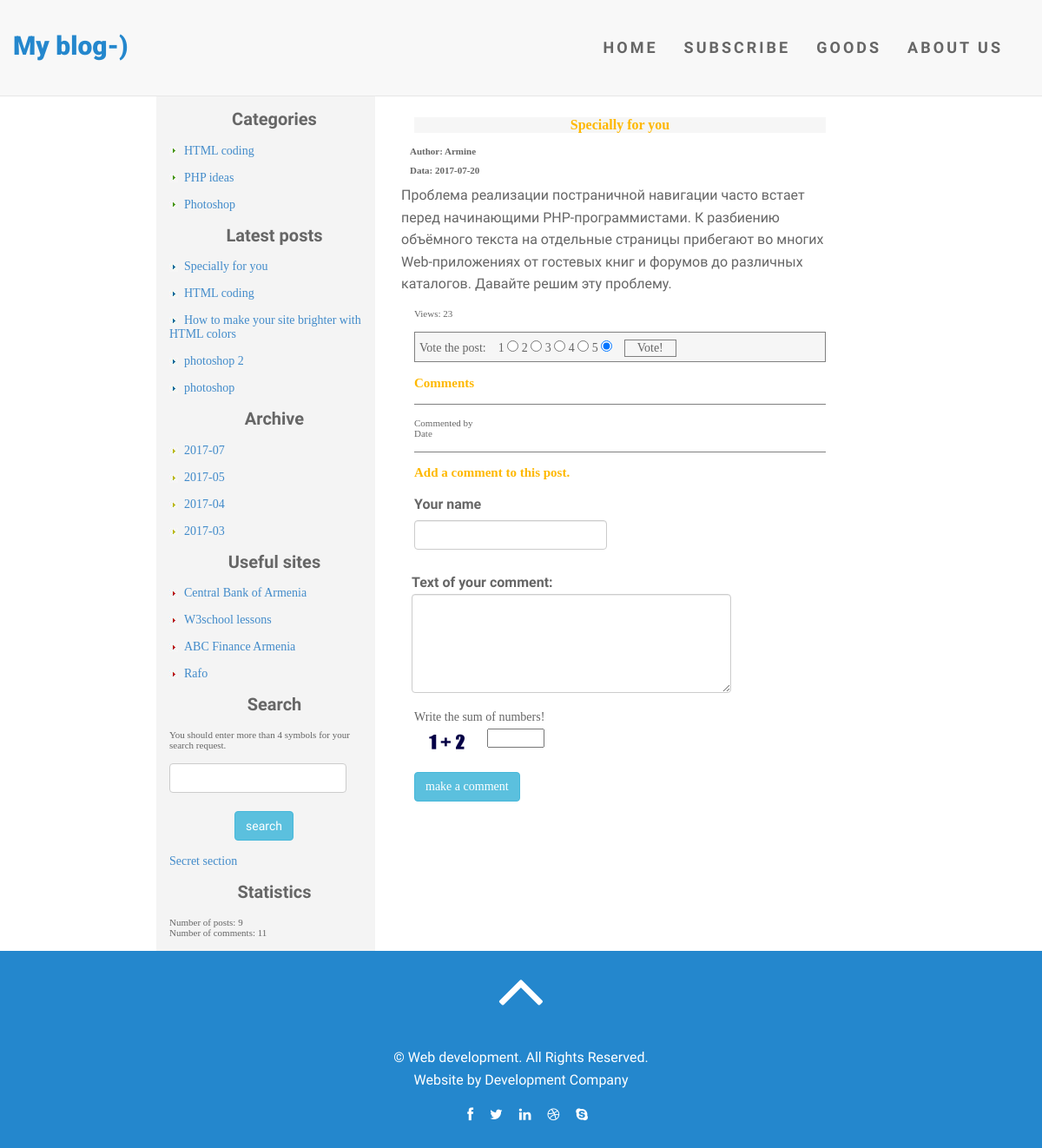
Page /view_post.php?id=11 on the committed database.
### tables this page shows
CREATE TABLE `categories` (
  `id` int(2) NOT NULL,
  `title` varchar(255) NOT NULL,
  `meta_d` varchar(255) NOT NULL,
  `meta_k` varchar(255) NOT NULL,
  `text` text NOT NULL
);

CREATE TABLE `data` (
  `id` int(5) NOT NULL,
  `cat` int(1) NOT NULL,
  `meta_d` varchar(255) NOT NULL,
  `meta_k` varchar(255) NOT NULL,
  `description` text NOT NULL,
  `text` text NOT NULL,
  `view` int(7) NOT NULL,
  `author` varchar(100) NOT NULL,
  `date` date NOT NULL,
  `mini_img` varchar(255) NOT NULL,
  `title` varchar(255) NOT NULL,
  `secret` int(1) DEFAULT '0',
  `rating` int(10) NOT NULL DEFAULT '5',
  `q_vote` int(10) NOT NULL DEFAULT '1'
);

CREATE TABLE `friends` (
  `id` int(11) NOT NULL,
  `link` varchar(255) NOT NULL,
  `title` varchar(255) NOT NULL
);

CREATE TABLE `comments_setting` (
  `id` int(1) NOT NULL,
  `img` varchar(255) NOT NULL,
  `sum` int(5) NOT NULL
);

### view_post.php (the view, shortened to what this page needs)
<?php
include("blocks/db.php");
if (isset($_GET['id'])) {
    $id = $_GET['id'];
}
$result = mysqli_query($db, "SELECT * FROM data WHERE id='$id'");
if (mysqli_num_rows($result) > 0) {
    $myrow = mysqli_fetch_array($result);
}
else {
    echo "<p>There is no data in the database</p>";
    exit();
}
?>
<link href="css/bootstrap.min.css" rel="stylesheet">
<link href="css/bootstrap.min.css" rel="stylesheet">
<link rel="stylesheet" href="css/font-awesome.min.css">
<link href="css/animate.min.css" rel="stylesheet">
<link href="css/animate.css" rel="stylesheet" />
<link href="css/prettyPhoto.css" rel="stylesheet">
<link href="css/style.css" rel="stylesheet">
<div class="main_border">
    <?php include("blocks/header.php"); ?>
    <div id="main">
        <?php include ("blocks/left.php"); ?>
        <div id="right">
            <?php $n = 0;
            include ('blocks/nav.php');
            ?>
            <?php
            printf("<p class='post_title2'>%s</p><p class='post_adds2'>Author: %s</p><p class='post_adds2'>Data: %s</p>%s<p class='post_view'>Views: %s</p>",$myrow['title'],$myrow['author'],$myrow['date'],$myrow['text'],
                $myrow['view']);
            ?>
            <form action="vote_res.php" method="post" name="vv">
                <p class="pvote">Vote the post: &nbsp;&nbsp; 1
                <input name="score" type="radio" value="1">
                    2 <input name="score" type="radio" value="2">
                    3 <input name="score" type="radio" value="3">
                    4 <input name="score" type="radio" value="4">
                    5 <input name="score" type="radio" value="5" checked>
                <input type="submit" name="submit" class='sub_vote' value="Vote!"></p>
            </form>
            <?php
            echo "<p class='post_comment'>Comments</p>";
            $result3 = mysqli_query($db, "SELECT * FROM comments WHERE post='$id'");
                $myrow3 = mysqli_fetch_array($result3);
                do {
                    printf("<div class='post_div'><p class='post_comment_add'>Commented by <strong>%s</strong><br>Date <strong>%s</strong></p><p>%s</p></div>",$myrow3['author'], $myrow3['date'], $myrow3['text']);
                }
                while ($myrow3 = mysqli_fetch_array($result3));
                $result4 = mysqli_query($db,'SELECT img FROM comments_setting');
                $myrow4 = mysqli_fetch_array($result4);
            ?>
            <p class='post_comment'>Add a comment to this post.</p>
            <form action="comment.php" method="post" name="form_com">
                <div class="form-group">
                    <div class="col-xs-6">
                    <label for="usr">Your name</label>
                <input name="author" type="text" size="20" maxlength="30" class="form-control" id="usr"><br>
                </div>
                </div>
                <p>
                <div class="form-group text">
                    <label>Text of your comment:<br>
                        <textarea name="text" cols="40" rows="5" class="form-control"></textarea>
                    </label>
                </div>
                </p>
                <p>Write the sum of numbers!<br>
                    <img style="padding-top: 5px;" src="<?php echo $myrow4['img']; ?>" height="40" width="80">
                    <span class="number"><input style="margin-top: -35px;" type="text" name="checking" size="5" maxlength="5"></span></p>
                <p>
                    <input type="submit" class="btn btn-info" name="sub_com" value="make a comment">
                </p>
            </form>
        </div>
    </div>
    <?php include ("blocks/footer.php") ?>
</div>

### blocks/left.php (shortened to what this page needs)
<div id="left">
    <div class="nav_title">Categories</div>
    <?php
    $result2 = mysqli_query($db, "SELECT * FROM categories");
    if (mysqli_num_rows($result2) > 0) {
        $myrow2 = mysqli_fetch_array($result2);
        do {
            printf("<p class='point'><img src='img/arr.jpg' height='10px' width='10px'>&nbsp;&nbsp;<a class='nav_link' href='view_cat.php?cat=%s'>%s</a></p>",$myrow2['id'], $myrow2['title']);
        }
        while ($myrow2 = mysqli_fetch_array($result2));
    }
    else {
        echo "<p>There is no data in the database</p>";
        exit();
    }
    ?>
    <div class="nav_title">Latest posts</div>
    <?php
    $result3 = mysqli_query($db, "SELECT id, title FROM data WHERE secret=0 ORDER BY id DESC LIMIT 5");
    if (mysqli_num_rows($result3) > 0) {
        $myrow3 = mysqli_fetch_array($result3);
        do {
            printf("<p class='point'><img src='img/arr2.jpg' height='10px' width='10px'>&nbsp;&nbsp;<a class='nav_link' href='view_post.php?id=%s'>%s</a></p>",$myrow3['id'], $myrow3['title']);
        }
        while ($myrow3 = mysqli_fetch_array($result3));
    }
    else {
        echo "<p>There is no data in the database</p>";
        exit();
    }
    ?>
    <div class="nav_title">Archive</div>
    <?php
    $result4 = mysqli_query($db, "SELECT DISTINCT left(date,7) AS month FROM data ORDER BY month DESC");
    if (mysqli_num_rows($result4) > 0) {
        $myrow4 = mysqli_fetch_array($result4);
        do {
            printf("<p class='point'><img src='img/arr3.jpg' height='10px' width='10px'>&nbsp;&nbsp;<a class='nav_link' href='view_date.php?date=%s'>%s</a></p>",$myrow4['month'], $myrow4['month']);
        }
        while ($myrow4 = mysqli_fetch_array($result4));
    }
    else {
        echo "<p>There is no data in the database</p>";
        exit();
    }
    ?>
    <div class="nav_title">Useful sites</div>
    <?php
    $result5 = mysqli_query($db, "SELECT title, link FROM friends");
    if (mysqli_num_rows($result5) > 0) {
        $myrow5 = mysqli_fetch_array($result5);
        do {
            printf("<p class='point'><img src='img/arr4.jpg' height='10px' width='10px'>&nbsp;&nbsp;<a class='nav_link' href='%s' target='_blank'>%s</a></p>",$myrow5['link'], $myrow5['title']);
        }
        while ($myrow5 = mysqli_fetch_array($result5));
    }
    else {
        echo "<p>There is no data in the database</p>";
        exit();
    }
    ?>
    <div class="nav_title">Search</div>
    <div class="search"><form method="post" action="view_search.php" name="form_s">
            <p class="search_t">You should enter more than 4 symbols for your search request.</p>
            <p><input type="text" name="search" size="20" maxlength="40" class="btn btn-default"></p>
                <input type="submit" class="search_b btn btn-info" name="submit_s" value="search">
        </form>
    </div>
    <p><a href="secret.php">Secret section</a></p>
    <div class="nav_title">Statistics</div>
   <?php
    $result10 = mysqli_query ($db,"SELECT COUNT(*) FROM data");
    $sum = mysqli_fetch_array($result10);
    $result11 = mysqli_query ($db,"SELECT COUNT(*) FROM comments");
    $sum2 = mysqli_fetch_array($result11);
    echo "<p class='comments'>Number of posts: $sum[0]<br>Number of comments: $sum2[0]</p>"
?>
</div>

### css/style.css (style rules this page uses)
#main { min-height: 520px; margin: 0 auto; padding: 0 auto; width: 70%; }
.main_border { position: relative; top: 110px; }
p { font: 14px "Verdana"; color: #666666; margin: 15px; }
#left { float: left; width: 30%; display: inline-block; background-color: #f4f4f4; }
#right { float: left; width: 60%; padding-top: 10px; margin-left: 30px; vertical-align: top; background-color: white; display: inline-block; }
.search_t { font-size: 11px; }
.search_b { margin-top: 6px; margin-left: 90px; }
.nav_title { margin-top: 15px; margin-left: 20px; font-weight: bold; text-align: center; font-size: 20px; }
.number { display: inline-block; vertical-align: bottom; }
.comments { font-family:Verdana; font-size:11px; color: #666666; }
.pvote { border: 1px solid gray; background-color: #f6f6f6; padding: 5px; }
.sub_vote { border: 1px solid gray; background-color: #f6f6f6; width: 60px; margin-left: 10px; }
.post_view { font-size: 11px; color: #666666; }
.post_title2 { font-size: 16px; font-weight: bold; text-align: center; color: #FEB800; background-color: #f6f6f6; }
.post_adds2 { font-size: 11px; margin: 10px 0 10px 10px; font-weight: bold; }
.post_comment { font-size: 15px; font-weight: bold; color: #FEB800; }
.post_comment_add { font-size: 11px; }
.post_div { border-bottom: 1px solid grey; border-top: 1px solid grey; margin: 15px; }
.post_div p { margin-left: 0; }
.text { margin-left: 12px; }

### rows in the picture
categories: title "HTML coding"
categories: title "PHP ideas"
categories: title "Photoshop"
data: title "Specially for you", author "Armine", date "2017-07-20", text "Проблема реализации постраничной навигации часто встает перед начинающими PHP-программистами. К разбиению объёмного текста на отдельные страницы прибегают во многих Web-приложениях от гостевых книг и форумов до различных каталогов. Давайте решим эту проблему.", view "23"
data: title "HTML coding"
data: title "How to make your site brighter with HTML colors"
data: title "photoshop 2"
data: title "photoshop"
friends: title "Central Bank of Armenia"
friends: title "W3school lessons"
friends: title "ABC Finance Armenia"
friends: title "Rafo"
comments_setting: img (picture)

### other values in the picture
$myrow4['month'] "2017-07"
$myrow4['month'] "2017-05"
$myrow4['month'] "2017-04"
$myrow4['month'] "2017-03"
$sum[0] "9"
$sum2[0] "11"
